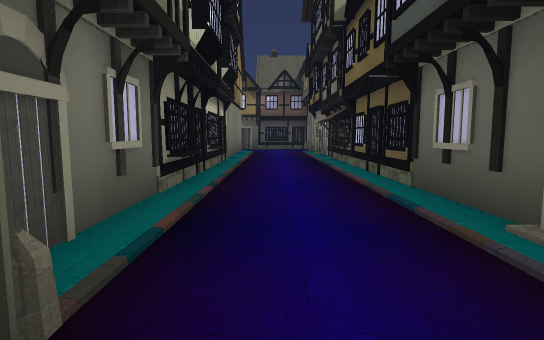
View 1 (above)

16 first-person views from a walk through a level from a Godot 3-D game. The camera is 1.3 m above the floor, tilts 6° down and sees 80° across. The floor is counted in squares, 2 m on a side. Each view is taken from the middle of a square. On the plan, view 1 faces up. The plan holds only what a view shows up to about 10 squares ahead; the rest is blank. The place goes on beyond the plan. Characters and animated objects are left out. Some surface patterns are stand-ins.

View 2
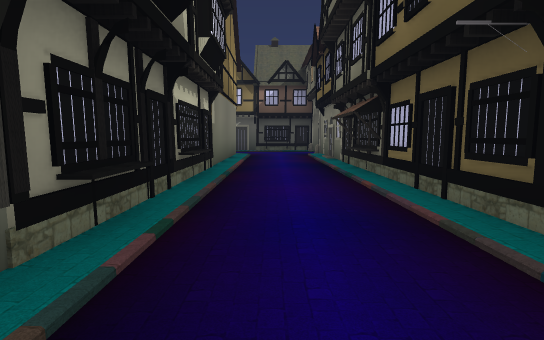

View 3
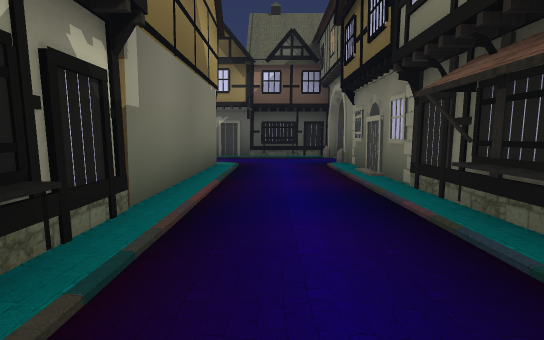

View 4
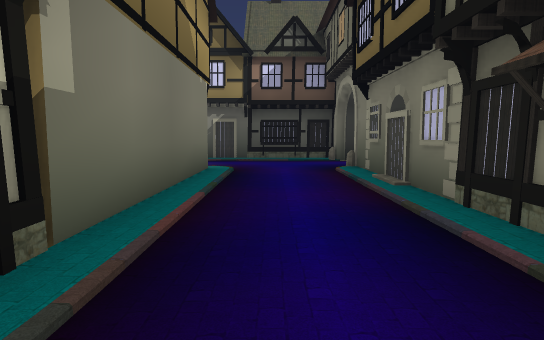

View 5
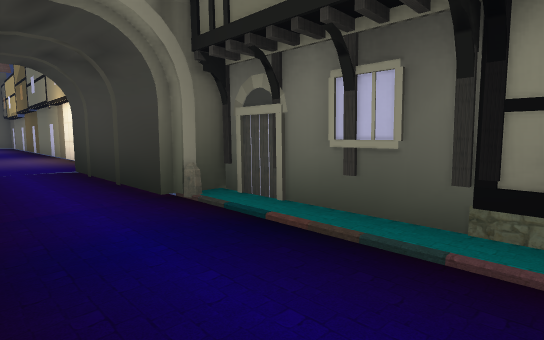

View 6
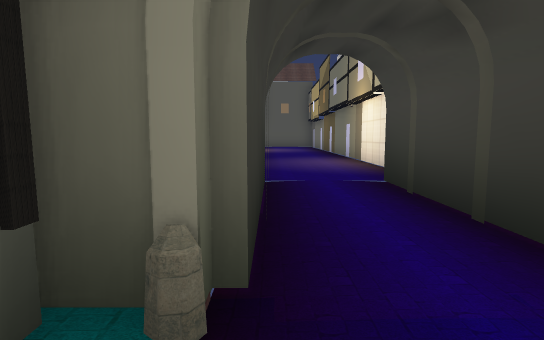

View 7
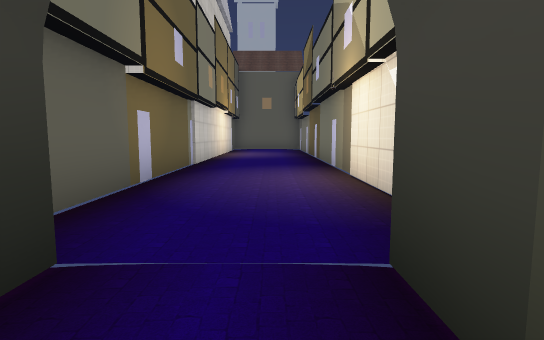

View 8
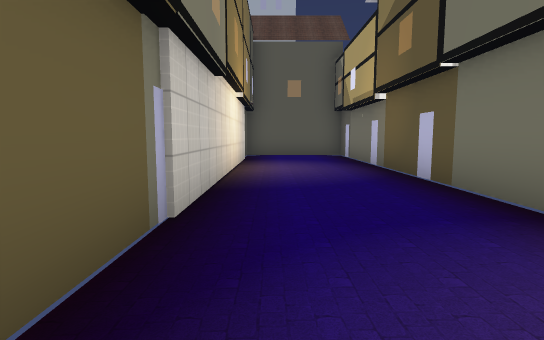

View 9
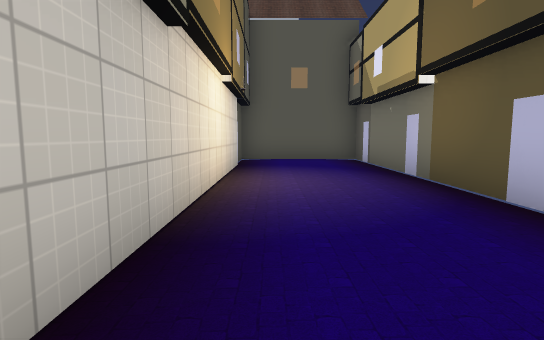

View 10
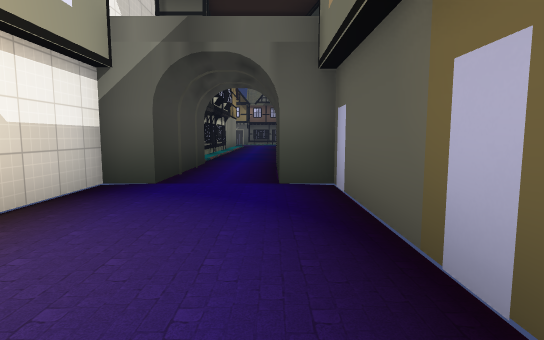

View 11
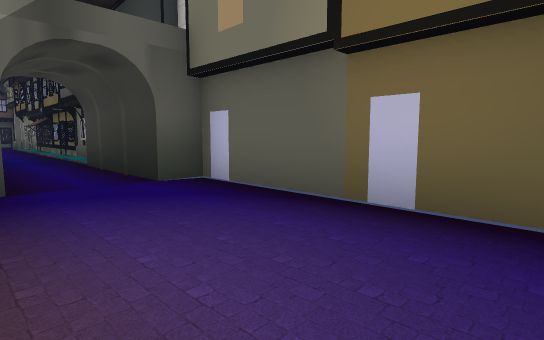

View 12
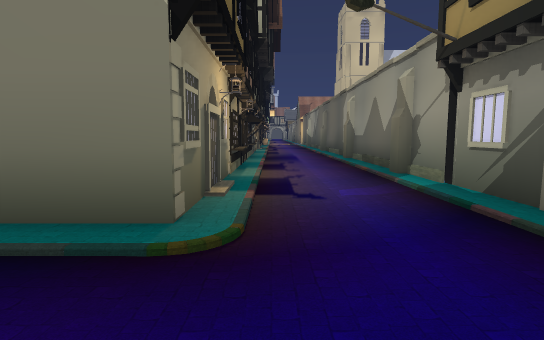

View 13
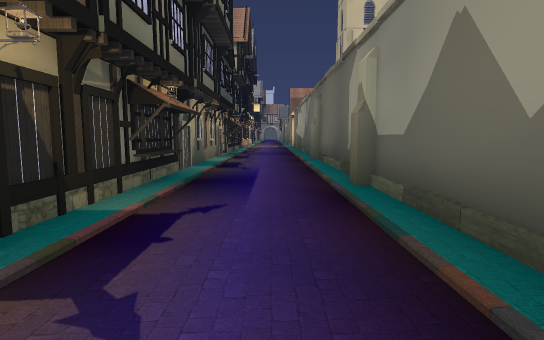

View 14
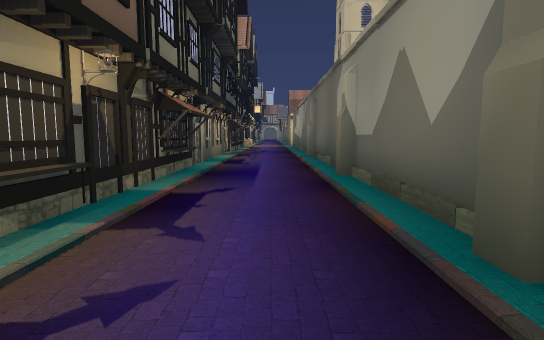

View 15
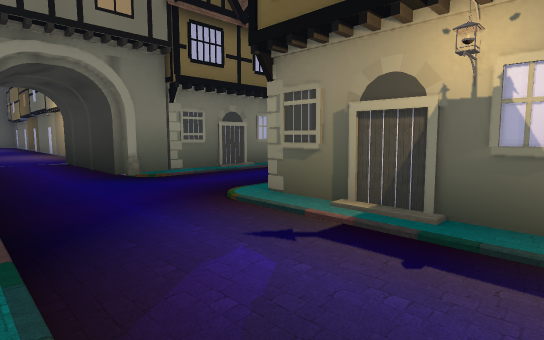

View 16
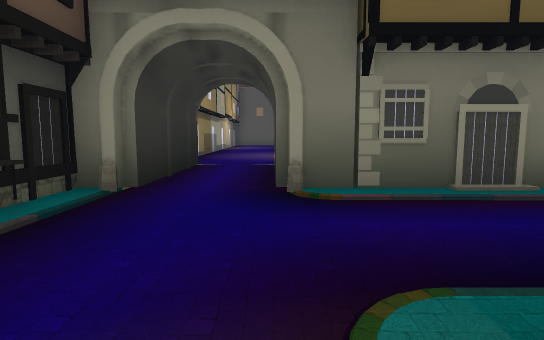

### Floor plan
Key: @ floor where view 1 was taken; # wall or solid block; . floor; / step, stairs or slope; D closed door; H house.
Columns run from 13 left of view 1 to 8 right of it. Each row starts with its distance up from view 1.
 17 #############
 16 #/////////.HDHD####...
 15 ......................
 14 ...............####...
 13 HHHHHHHHHHHH...#
 12            H...H
 11            H...H
 10            H...H
  9            H...H
  8             D..H
  7             H..H
  6             D..H
  5             H..H
  4             H..H
  3            H...H
  2             D..H
  1            HD..DH
  0             #@##
 -1             #.#
 -2            ##.##
 -3            #...#
 -4            #...#
 -5            #...#
 -6            #...#
 -7            #...#
 -8            #...#
 -9            #...#
-10            #...#
-11            #...#
-12            #...#
-13            #...#
-14            #...#
-15            #...#
-16            #...#
-17            #####

Where each view was taken, in squares from view 1:
view 1: 0 up, 0 right, facing up
view 2: 2 up, 0 right, facing up
view 3: 6 up, 0 right, facing up
view 4: 7 up, 0 right, facing up
view 5: 4 up, 1 right, facing down-left
view 6: 2 up, 1 right, facing down
view 7: 1 down, 0 right, facing down
view 8: 6 down, 1 right, facing down
view 9: 8 down, 1 right, facing down
view 10: 7 down, 1 right, facing up
view 11: 7 down, 1 left, facing up-right
view 12: 14 up, 1 right, facing left
view 13: 15 up, 4 left, facing left
view 14: 15 up, 3 left, facing left
view 15: 16 up, 4 left, facing down-right
view 16: 14 up, 2 left, facing right
